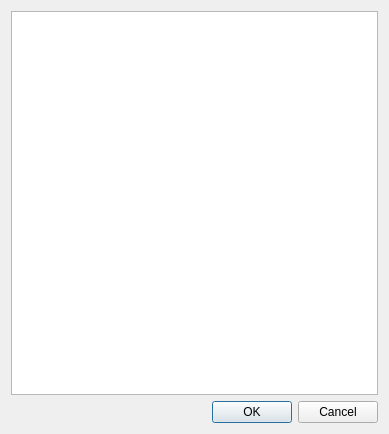
<?xml version="1.0" encoding="UTF-8"?>
<ui version="4.0">
 <class>TagDialog</class>
 <widget class="QDialog" name="TagDialog">
  <property name="geometry">
   <rect>
    <x>0</x>
    <y>0</y>
    <width>389</width>
    <height>434</height>
   </rect>
  </property>
  <property name="windowTitle">
   <string>Dialog</string>
  </property>
  <layout class="QVBoxLayout" name="verticalLayout">
   <item>
    <widget class="QTableView" name="tag_table">
     <property name="alternatingRowColors">
      <bool>true</bool>
     </property>
     <property name="showGrid">
      <bool>true</bool>
     </property>
     <attribute name="horizontalHeaderStretchLastSection">
      <bool>true</bool>
     </attribute>
     <attribute name="verticalHeaderVisible">
      <bool>false</bool>
     </attribute>
    </widget>
   </item>
   <item>
    <widget class="QDialogButtonBox" name="buttonBox">
     <property name="orientation">
      <enum>Qt::Orientation::Horizontal</enum>
     </property>
     <property name="standardButtons">
      <set>QDialogButtonBox::StandardButton::Cancel|QDialogButtonBox::StandardButton::Ok</set>
     </property>
    </widget>
   </item>
  </layout>
 </widget>
 <resources/>
 <connections>
  <connection>
   <sender>buttonBox</sender>
   <signal>accepted()</signal>
   <receiver>TagDialog</receiver>
   <slot>accept()</slot>
   <hints>
    <hint type="sourcelabel">
     <x>248</x>
     <y>254</y>
    </hint>
    <hint type="destinationlabel">
     <x>157</x>
     <y>274</y>
    </hint>
   </hints>
  </connection>
  <connection>
   <sender>buttonBox</sender>
   <signal>rejected()</signal>
   <receiver>TagDialog</receiver>
   <slot>reject()</slot>
   <hints>
    <hint type="sourcelabel">
     <x>316</x>
     <y>260</y>
    </hint>
    <hint type="destinationlabel">
     <x>286</x>
     <y>274</y>
    </hint>
   </hints>
  </connection>
 </connections>
</ui>
